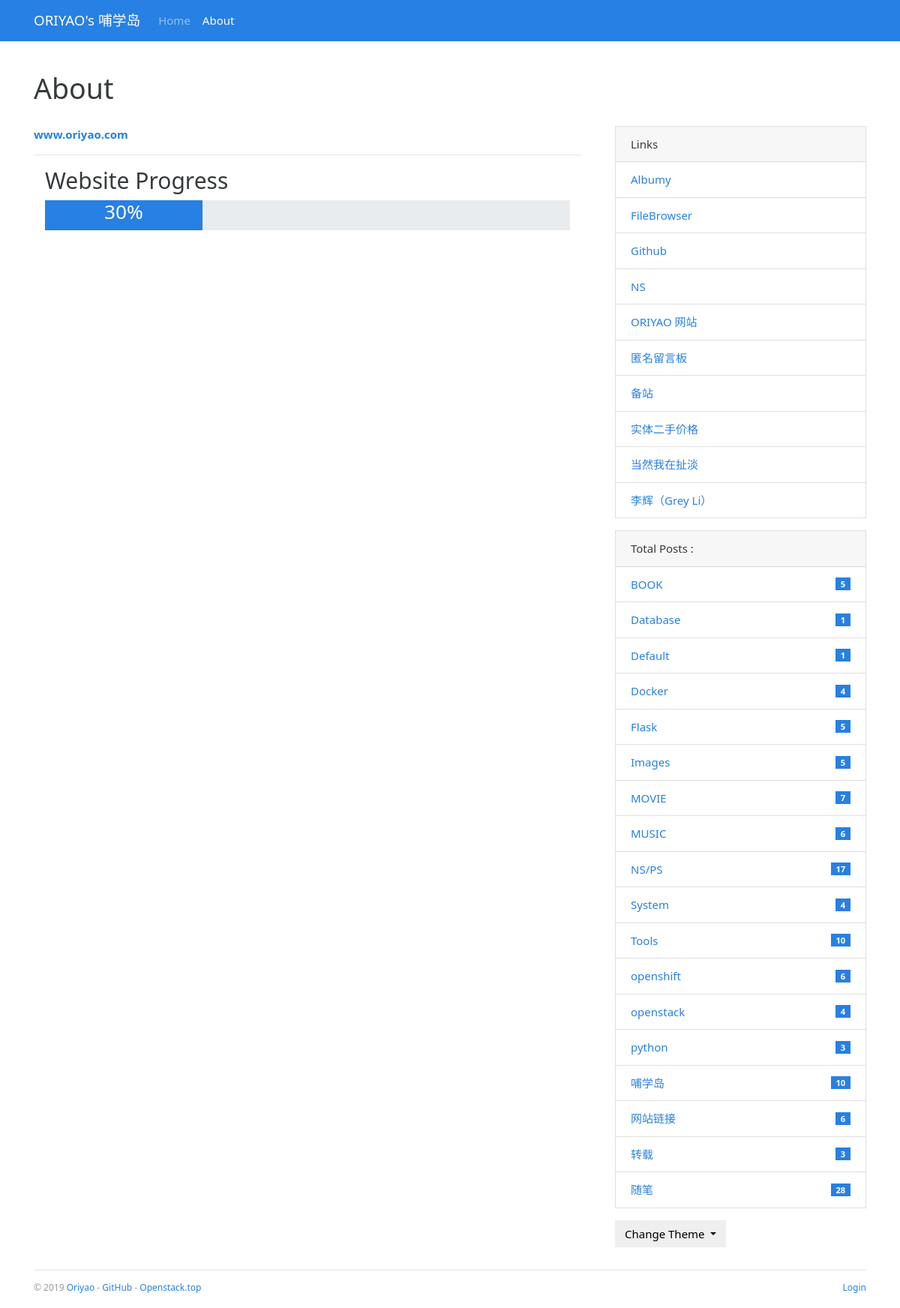
/about, run on the app's committed database.
### bluelog/models.py (models this page shows, shortened)
class Admin(db.Model, UserMixin):
    id = db.Column(db.Integer, primary_key=True)
    username = db.Column(db.String(20))
    password_hash = db.Column(db.String(128))
    blog_title = db.Column(db.String(60))
    blog_sub_title = db.Column(db.String(100))
    name = db.Column(db.String(30))
    about = db.Column(db.Text)

class Link(db.Model):
    id = db.Column(db.Integer, primary_key=True)
    name = db.Column(db.String(30))
    url = db.Column(db.String(255))

class Category(db.Model):
    id = db.Column(db.Integer, primary_key=True)
    name = db.Column(db.String(30), unique=True)
    posts = db.relationship('Post', back_populates='category')

### bluelog/blueprints/blog.py (the view)
@blog_bp.route('/about')
def about():
    return render_template('blog/about.html')

### bluelog/__init__.py (called while the page is built)
def register_template_context(app):
    @app.context_processor
    def make_template_context():
        admin = Admin.query.first()
        categories = Category.query.order_by(Category.name).all()
        links = Link.query.order_by(Link.name).all()
        if current_user.is_authenticated:
            unread_comments = Comment.query.filter_by(reviewed=False).count()
        else:
            unread_comments = None
        return dict(
            admin=admin, categories=categories,
            links=links, unread_comments=unread_comments)

def register_request_handlers(app):
    @app.after_request
    def query_profiler(response):
        for q in get_debug_queries():
            if q.duration >= app.config['BLUELOG_SLOW_QUERY_THRESHOLD']:
                app.logger.warning(
                    'Slow query: Duration: %fs\n Context: %s\nQuery: %s\n '
                    % (q.duration, q.context, q.statement)
                )
        return response

### bluelog/templates/blog/about.html (shortened to what this page needs)
{% extends 'base.html' %}
{% block content %}
    <div class="page-header">
        <h1>About</h1>
    </div>
    <div class="row">
        <div class="col-sm-8">
            {{ admin.about|safe }}
            <div class="container">
				<h2>Website Progress</h2>
                <div class="progress" style="height:40px;">
				    <div class="progress-bar" style="width:30%"><h3>30%</h3></div>
                </div>
			</div>
        </div>
        <div class="col-sm-4 sidebar">
            {% include "blog/_sidebar.html" %}
        </div>
    </div>
{% endblock %}

### bluelog/templates/base.html (shortened to what this page needs)
{% from 'bootstrap/nav.html' import render_nav_item %}
<!DOCTYPE html>
<html lang="en">
<head>
    {% block head %}
        <link rel="stylesheet"
              href="{{ url_for('static', filename='css/%s.min.css' % request.cookies.get('theme', 'perfect_blue')) }}"
              type="text/css">
        <link rel="stylesheet" href="{{ url_for('static', filename='css/style.css') }}" type="text/css">
    {% endblock head %}
</head>
<body>
{% block nav %}
    <nav class="navbar navbar-expand-lg navbar-dark bg-primary">
        <div class="container">
            <a class="navbar-brand" href="{{ url_for('blog.index') }}">{{ admin.blog_title }}</a>
            <div class="collapse navbar-collapse" id="navbarColor01">
                <ul class="navbar-nav mr-auto">
                    {{ render_nav_item('blog.index', 'Home') }}
                    {{ render_nav_item('blog.about', 'About') }}
                </ul>
            </div>
        </div>
    </nav>
{% endblock nav %}
<main class="container">
    {% block content %}{% endblock content %}
    {% block footer %}
        <footer>
            <p class="float-left">
                <small> &copy; 2019 <a href="http://oriyao.com/" title="Written by oriyao">Oriyao</a> -
                    <a href="https://github.com/oriyao" title="Fork me on GitHub">GitHub</a> -
                    <a href="http://openstack.top/" title="A pkm project">Openstack.top</a>
                </small>
            </p>
            <p class="float-right">
                <small>
                    {% if current_user.is_authenticated %}
                        <a href="{{ url_for('auth.logout', next=request.full_path) }}">Logout</a>
                    {% else %}
                        <a href="{{ url_for('auth.login', next=request.full_path) }}">Login</a>
                    {% endif %}
                </small>
            </p>
        </footer>
    {% endblock footer %}
</main>
</body>
</html>

### bluelog/templates/blog/_sidebar.html (shortened to what this page needs)
{% if links %}
    <div class="card mb-3">
        <div class="card-header">Links</div>
        <ul class="list-group list-group-flush">
            {% for link in links %}
                <li class="list-group-item  list-group-item-action d-flex justify-content-between align-items-center">
                    <a href="{{ link.url }}" target="_blank">{{ link.name }}</a>
                </li>
            {% endfor %}
        </ul>
    </div>
{% endif %}
{% if categories %}
    <div class="card mb-3">
        <div class="card-header"> Total Posts :  {{ totalposts }}</div>
        <ul class="list-group list-group-flush">
            {% for category in categories %}
                <li class="list-group-item  list-group-item-action d-flex justify-content-between align-items-center">
                    <a href="{{ url_for('blog.show_category', category_id=category.id) }}">
                        {{ category.name }}
                    </a>
                    <span class="badge badge-primary badge-pill"> {{ category.posts|length }}</span>
                </li>
            {% endfor %}
        </ul>
    </div>
{% endif %}
<div class="dropdown">
    <button class="btn btn-default dropdown-toggle" type="button" id="dropdownMenuButton"
            data-toggle="dropdown" aria-haspopup="true" aria-expanded="false">
        Change Theme
    </button>
</div>

### bluelog/static/css/style.css (style rules this page uses)
nav { margin-bottom: 20px; }
.page-header { padding-top: 20px; padding-bottom: 20px; }
.sidebar { padding-left: 30px; }
footer { margin-top: 30px; padding: 10px 0 40px; color: #999; border-top: 1px solid #e5e5e5; }

### data on the page
Admin: blog_title "ORIYAO's 哺学岛", about "www.oriyao.com"
Link: name "Albumy"
Link: name "FileBrowser"
Link: name "Github"
Link: name "NS"
Link: name "ORIYAO 网站"
Link: name "匿名留言板"
Link: name "备站"
Link: name "实体二手价格"
Link: name "当然我在扯淡"
Link: name "李辉（Grey Li）"
Category: name "BOOK", posts|length "5"
Category: name "Database", posts|length "1"
Category: name "Default", posts|length "1"
Category: name "Docker", posts|length "4"
Category: name "Flask", posts|length "5"
Category: name "Images", posts|length "5"
Category: name "MOVIE", posts|length "7"
Category: name "MUSIC", posts|length "6"
Category: name "NS/PS", posts|length "17"
Category: name "System", posts|length "4"
Category: name "Tools", posts|length "10"
Category: name "openshift", posts|length "6"
Category: name "openstack", posts|length "4"
Category: name "python", posts|length "3"
Category: name "哺学岛", posts|length "10"
Category: name "网站链接", posts|length "6"
Category: name "转载", posts|length "3"
Category: name "随笔", posts|length "28"

### other printed values
{{ render_nav_item('blog.index', 'Home') }} "Home"
{{ render_nav_item('blog.about', 'About') }} "About"
